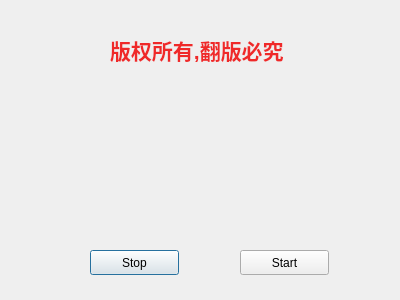
<?xml version="1.0" encoding="UTF-8"?>
<ui version="4.0">
 <class>about</class>
 <widget class="QDialog" name="about">
  <property name="geometry">
   <rect>
    <x>0</x>
    <y>0</y>
    <width>400</width>
    <height>300</height>
   </rect>
  </property>
  <property name="windowTitle">
   <string>Dialog</string>
  </property>
  <widget class="QLabel" name="label">
   <property name="geometry">
    <rect>
     <x>110</x>
     <y>20</y>
     <width>211</width>
     <height>61</height>
    </rect>
   </property>
   <property name="text">
    <string>&lt;html&gt;&lt;head/&gt;&lt;body&gt;&lt;p&gt;&lt;span style=&quot; font-size:16pt; font-weight:600; color:#ef2929;&quot;&gt;版权所有,翻版必究&lt;/span&gt;&lt;/p&gt;&lt;/body&gt;&lt;/html&gt;</string>
   </property>
  </widget>
  <widget class="QLabel" name="movieLabel">
   <property name="geometry">
    <rect>
     <x>100</x>
     <y>90</y>
     <width>191</width>
     <height>131</height>
    </rect>
   </property>
   <property name="text">
    <string/>
   </property>
  </widget>
  <widget class="QPushButton" name="stopButton">
   <property name="geometry">
    <rect>
     <x>90</x>
     <y>250</y>
     <width>89</width>
     <height>25</height>
    </rect>
   </property>
   <property name="text">
    <string>Stop</string>
   </property>
  </widget>
  <widget class="QPushButton" name="startButton">
   <property name="geometry">
    <rect>
     <x>240</x>
     <y>250</y>
     <width>89</width>
     <height>25</height>
    </rect>
   </property>
   <property name="text">
    <string>Start</string>
   </property>
  </widget>
 </widget>
 <resources/>
 <connections/>
</ui>
